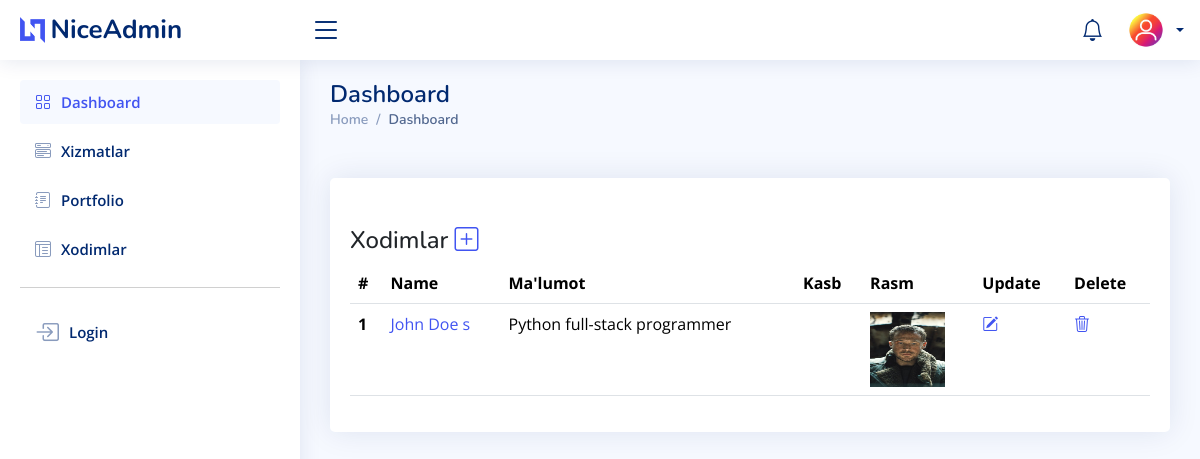
/dashboard/staff/list/ (signed in), run on an earlier commit of the app's database.
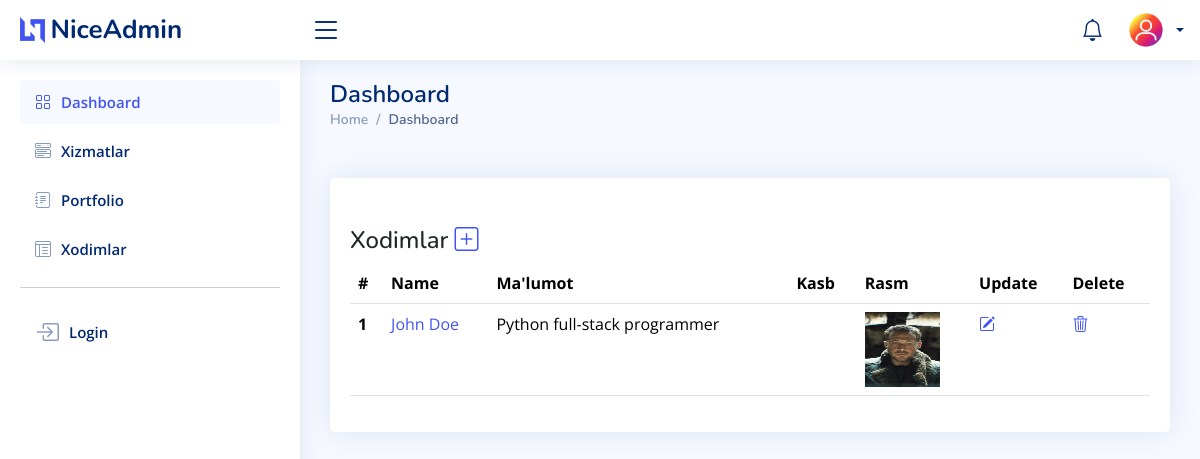
And on a later commit of the database.
### dashboard/models.py (models this page shows, shortened)
class Staff(models.Model):
    full_name = models.CharField(max_length=100)
    specialty = models.CharField(max_length=100)
    bio = models.TextField()
    image = models.ImageField(upload_to='staff/', null=True, blank=True)
    twitter = models.URLField(max_length=255, blank=True, null=True)
    facebook = models.URLField(max_length=255, blank=True, null=True)
    instagram = models.URLField(max_length=255, blank=True, null=True)
    linkedin = models.URLField(max_length=255, blank=True, null=True)

### dashboard/views.py (the view)
# urls.py: path('staff/list/', StaffListView.as_view(), name='staff-list'),
class StaffListView(View, LoginRequiredMixin):
    @decorator
    def get(self, request):
        staff = Staff.objects.all()
        context = {'staff': staff}
        return render(request, 'dashboard/staff/staff_list.html', context)

### dashboard/decorator.py (called while the page is built)
def decorator(func):
    def wrapper(*args, **kwargs):
        user = args[1].user
        if user.is_staff:
            return func(*args, **kwargs)
        return redirect("users:home")
    return wrapper

### users/models.py (called while the page is built)
    @property
    def full_name(self):
        return f'{self.first_name} {self.last_name}'

### templates/dashboard/staff/staff_list.html
{% extends 'dashboard/index.html' %}
{% block content %}
    <div class="card mt-xl-5">
            <div class="card-body mt-xl-5">
            <h4>Xodimlar <a href="{% url 'dashboard:staff-create' %}"><i class="bi bi-plus-square"></i></a></h4>
              <table class="table">
                <thead>
                  <tr>
                    <th scope="col">#</th>
                    <th scope="col">Name</th>
                    <th scope="col">Ma'lumot</th>
                    <th scope="col">Kasb</th>
                    <th scope="col">Rasm</th>
                    <th scope="col">Update</th>
                    <th scope="col">Delete</th>
                  </tr>
                </thead>
                <tbody>
                {% for person in staff %}
                  <tr>
                    <th scope="row">{{ forloop.counter }}</th>
                    <td><a href="{% url 'dashboard:staff-detail' person.id %}">{{ person.full_name }}</a></td>
                    <td>{{ person.bio | truncatechars:50 }}</td>
                    <td>{{ person.speciality }}</td>
                    <td><img width="75" height="75" src="{{ person.image.url }}" alt=""></td>
                      <td><a href="{% url 'dashboard:staff-update' person.id %}"><i class="bi bi-pencil-square"></i></a></td>
                      <td><a href="{% url 'dashboard:staff-delete' person.id %}"><i class="bi bi-trash3"></i></a></td>
                  </tr>
                {% endfor %}
                </tbody>
              </table>
            </div>
          </div>
{% endblock %}

What changed in the data, as far as the page shows it:
changed Staff "Python full-stack programmer": full_name "John Doe s" → "John Doe"
